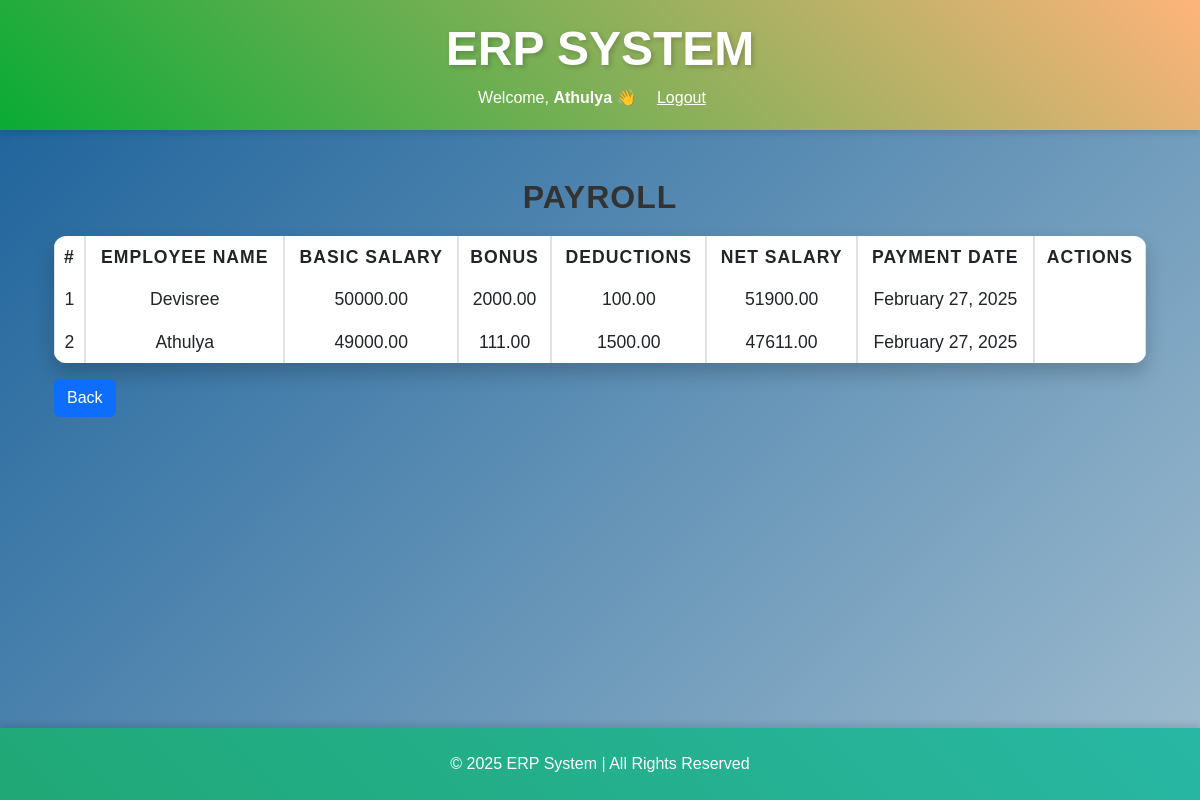
Screenshot of /payroll/ (signed in) with the database file from the repository.
### erp/models.py (models this page shows, shortened)
class Payroll(models.Model):
    employee = models.ForeignKey(Employee, on_delete=models.CASCADE)
    month = models.CharField(max_length=20)
    year = models.PositiveIntegerField()
    basic_salary = models.DecimalField(max_digits=10, decimal_places=2)
    bonus = models.DecimalField(max_digits=10, decimal_places=2, default=0)
    deductions = models.DecimalField(max_digits=10, decimal_places=2, default=0)
    net_salary = models.DecimalField(max_digits=10, decimal_places=2, default=0)
    payment_date = models.DateField(default=timezone.now)
    def __str__(self):
        return f"Payroll for {self.employee.user.username} - {self.payment_date}"

class Employee(models.Model):
    user=models.OneToOneField(User,on_delete=models.CASCADE)
    position=models.CharField(max_length=100)
    salary=models.DecimalField(max_digits=10,decimal_places=2)
    role = models.CharField(max_length=20, choices=[('Admin', 'Admin'), ('Employee', 'Employee')], default='Employee')

### erp/views.py (the view)
# urls.py: path('payroll/', views.manage_payroll, name='manage_payroll'),
def manage_payroll(request):
    payrolls = Payroll.objects.all()  # Get all payroll records
    print(payrolls)  # Debugging step to check data
    return render(request, 'payroll.html', {'payrolls': payrolls})

### erp/templates/payroll.html (shortened to what this page needs)
{% extends 'base.html' %}
{% block content %}
    <div class="container mt-5">
        <h2>Payroll</h2>
        <table class="table table-bordered">
            <thead>
                <tr>
                    <th>#</th>
                    <th>Employee Name</th>
                    <th>Basic Salary</th>
                    <th>Bonus</th>
                    <th>Deductions</th>
                    <th>Net Salary</th>
                    <th>Payment Date</th>
                    <th>Actions</th>
                </tr>
            </thead>
            <tbody>
                {% for payroll in payrolls %}
                    <tr>
                        <td>{{ forloop.counter }}</td>
                        <td>{{ payroll.employee.user.username }}</td>
                        <td>{{ payroll.basic_salary }}</td>
                        <td>{{ payroll.bonus }}</td>
                        <td>{{ payroll.deductions }}</td>
                        <td>{{ payroll.net_salary }}</td>
                        <td>{{ payroll.payment_date|date:"F j, Y" }}</td>
                        <td>
                        </td>
                    </tr>
                {% endfor %}
            </tbody>
        </table>
        <a href="javascript:history.back()" class="btn btn-primary mb-3">Back</a>
    </div>
{% endblock %}

### erp/templates/base.html (shortened to what this page needs)
<!DOCTYPE html>
<html lang="en">
<head>
    {% load static %}
<link rel="stylesheet" href="{% static 'static/css/styles.css' %}">
    <link href="https://cdn.jsdelivr.net/npm/bootstrap@5.3.0-alpha1/dist/css/bootstrap.min.css" rel="stylesheet">
    <link rel="stylesheet" href="https://cdnjs.cloudflare.com/ajax/libs/font-awesome/6.0.0/css/all.min.css">
    <link rel="stylesheet" href="{% static 'css/styles.css' %}">
</head>
<body>
    <header>
        <div class="container">
            <div class="logo">
                <h1 class="center-title">ERP System</h1>
            </div>
            <nav>
                <div class="ml-auto flex items-center space-x-4">
                    {% if user.is_authenticated %}
                        <span class="text-white font-medium">Welcome, <strong>{{ user.username }}</strong> 👋</span>
                        <a href="{% url 'logout' %}" class="bg-red-500 text-white px-3 py-1 rounded-lg hover:bg-red-700">Logout</a>
                    {% else %}
                        <a href="{% url 'login' %}" class="bg-green-500 text-white px-3 py-1 rounded-lg hover:bg-green-700">Login</a>
                    {% endif %}
                </div>
            </nav>
        </div>
    </header>
    <main>
        <div class="container mt-5">
            {% block content %}{% endblock %}
        </div>
    </main>
    <footer class="bg-dark text-white py-4 mt-5">
        <div class="container">
            <p class="text-center mb-0">&copy; 2025 ERP System | All Rights Reserved</p>
        </div>
    </footer>
</body>
</html>

### erp/static/css/styles.css (style rules this page uses)
body { background: linear-gradient(135deg, #185f99, #c9d9df, #d1e2f1); background-size: 300% 300%; animation: backgroundGradient 10s ease infinite; color: #333; font-family: 'Arial', sans-serif; }
header { background: linear-gradient(45deg, #0aab35, #feb47b); color: white; padding: 20px 0; text-align: center; box-shadow: 0 4px 6px rgba(0, 0, 0, 0.1); }
header .logo h1 { font-size: 3rem; text-transform: uppercase; font-weight: bold; text-shadow: 2px 2px 5px rgba(0, 0, 0, 0.2); }
footer { background: linear-gradient(45deg, #20a876, #28b7a4); color: rgb(218, 76, 76); padding: 20px; text-align: center; position: fixed; width: 100%; bottom: 0; box-shadow: 0 -4px 6px rgba(0, 0, 0, 0.1); animation: footerGradientAnimation 5s ease-in-out infinite; }
footer p { margin: 0; }
table { width: 100%; border-collapse: separate; border-spacing: 0; border-radius: 12px; overflow: hidden; margin: 20px 0; font-size: 1.1rem; text-align: left; box-shadow: 0 10px 20px rgba(0, 0, 0, 0.2); transition: all 0.3s ease-in-out; }
th { padding: 15px; text-transform: uppercase; font-weight: bold; letter-spacing: 1px; text-align: center; border-bottom: 3px solid rgba(255, 255, 255, 0.3); }
td { padding: 12px; text-align: center; font-weight: 500; border-bottom: 1px solid rgba(255, 255, 255, 0.2); }
tr:nth-child(even) { background-color: rgba(255, 255, 255, 0.2); }
h2 { font-size: 2rem; font-weight: bold; text-align: center; color: #333; text-transform: uppercase; margin-bottom: 20px; letter-spacing: 1px; }
main { padding-bottom: 97px; }

### erp/templates/base.html (style rules this page uses)
.center-title { text-align: center; }

### rows the page displays
Payroll: employee.user.username "Devisree", basic_salary "50000.00", bonus "2000.00", deductions "100.00", net_salary "51900.00", payment_date "February 27, 2025"
Payroll: employee.user.username "Athulya", basic_salary "49000.00", bonus "111.00", deductions "1500.00", net_salary "47611.00", payment_date "February 27, 2025"

### other values shown
{{ user.username }} "Athulya"
